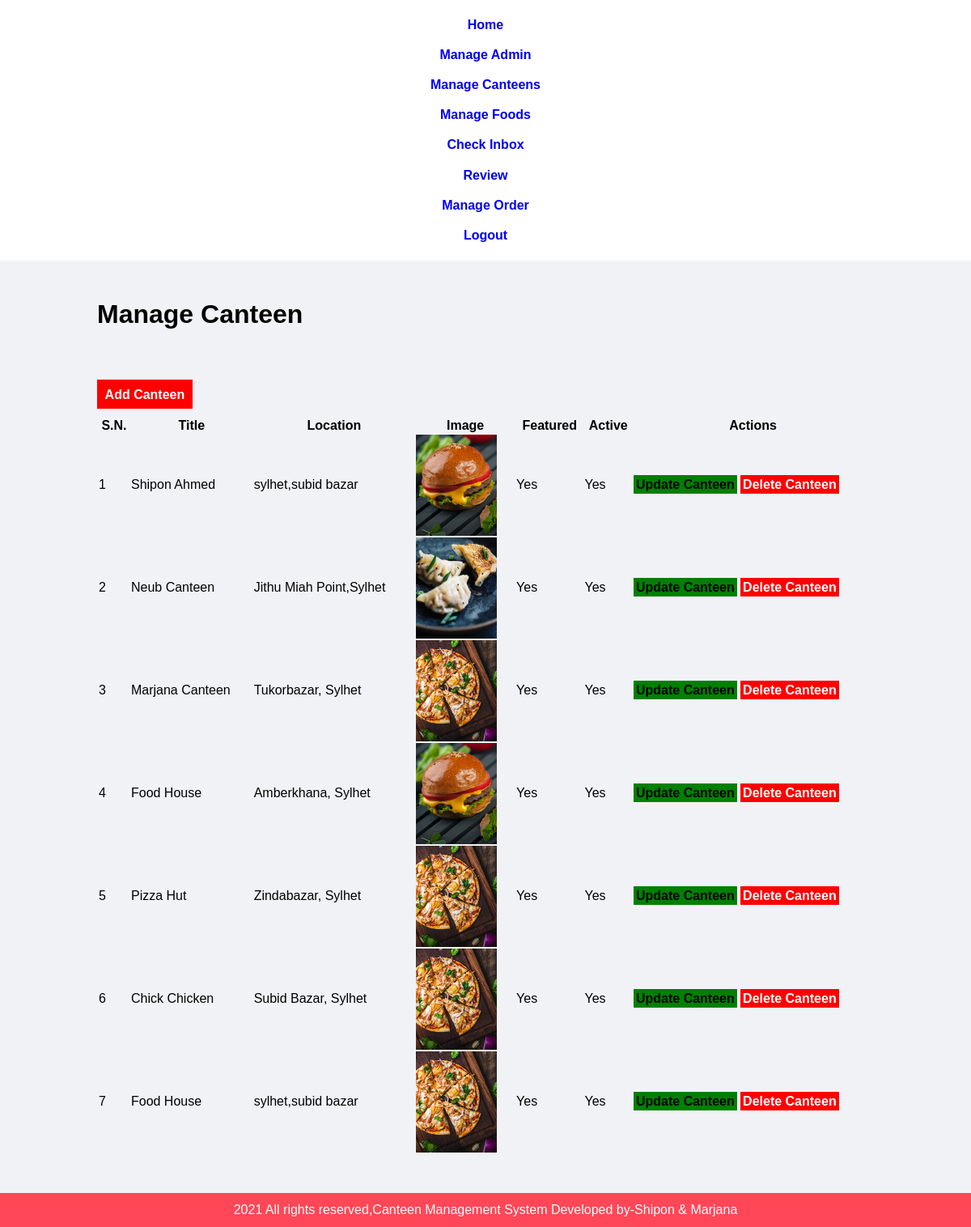
The page /admin/manage-canteen.php (signed in) on the database its author committed.
### tables this page shows
CREATE TABLE `canteen_table` (
  `id` int(10) UNSIGNED NOT NULL,
  `title` varchar(100) NOT NULL,
  `location` varchar(255) NOT NULL,
  `image_name` varchar(255) NOT NULL,
  `featured` varchar(10) NOT NULL,
  `active` varchar(10) NOT NULL
);

### admin/manage-canteen.php (the view, shortened to what this page needs)
<?php include('partials/menu.php');?>
<div class="main-content">
<div class="wrapper">
<h1> Manage Canteen </h1>
<br/> <br/>
        <br> <br>
        <a href="<?php echo SITEURL;?>admin/add-canteen.php" class="btn-primary">Add Canteen</a>
        <br/> <br/>
    <table class="tbl-full">
        <tr>
            <th>S.N.</th>
            <th>Title</th>
            <th>Location</th>
            <th>Image</th>
            <th>Featured</th>
            <th>Active</th>
            <th>Actions</th>
        </tr>
        <?php
            $sql ="SELECT* FROM canteen_table";
            $res = mysqli_query($conn,$sql);
            $count=mysqli_num_rows($res);
            $sn=1;
            if($count>0)
            {
                while($row=mysqli_fetch_assoc($res))
                {
                    $id=$row['id'];
                    $title=$row['title'];
                    $location=$row['location'];
                    $image_name=$row['image_name'];
                    $featured=$row['featured'];
                    $active=$row['active'];
                    ?>
                        <tr>
                                <td><?php echo $sn++; ?></td>
                                <td><?php echo $title; ?></td>
                                <td><?php echo $location; ?></td>
                                <td>
                                <?php
                             if($image_name=="")
                             {
                                echo "<div class='error'>Image Not Added</div>";
                             }
                             else
                             {
                                 ?>
                                 <img src="<?php echo SITEURL; ?>images/canteen/<?php echo $image_name; ?>" width="100px" >
                                 <?php
                             }
                             ?>
                                </td>
                                <td><?php echo $featured; ?></td>
                                <td><?php echo $active; ?></td>
                                <td>
                                    <a href="<?php echo SITEURL; ?>admin/update-canteen.php?id=<?php echo $id; ?>" class="btn-secendary">Update Canteen</a>
                                    <a href="<?php echo SITEURL; ?>admin/delete-canteen.php?id=<?php echo $id;?>&image_name=<?php echo $image_name; ?>" class="btn-danger">Delete Canteen</a>
                                </td>
                            </tr>
                    <?php
                }
            }
            else
            {
                ?>
                <tr>
                    <td colspan="6"><div class="error">No Canteen Added</div></td>
                </tr>
                <?php
            }
        ?>
    </table>
</div>
</div>
<?php include('partials/footer.php');?>

### css/admin.css (style rules this page uses)
* { margin: 0; padding: 0; font-family: Arial, Helvetica, sans-serif; }
.wrapper { padding: 1%; width: 80%; margin: 0 auto; }
.main-content { background-color: #f1f2f6; padding: 3% 0; }
.btn-primary { background-color: red; padding: 1%; color:white; text-decoration: none; font-weight: bold; }
.btn-secendary { background-color: green; padding: 1%; color: black; text-decoration: none; font-weight: bold; }
.btn-danger { background-color: red; padding: 1%; color:white; text-decoration: none; font-weight: bold; }
.tbl-full { width: 100%; }

### rows shown on the page
canteen_table: title "Shipon Ahmed", location "sylhet,subid bazar", image_name (picture), featured "Yes", active "Yes"
canteen_table: title "Neub Canteen", location "Jithu Miah Point,Sylhet", image_name (picture), featured "Yes", active "Yes"
canteen_table: title "Marjana Canteen", location "Tukorbazar, Sylhet", image_name (picture), featured "Yes", active "Yes"
canteen_table: title "Food House", location "Amberkhana, Sylhet", image_name (picture), featured "Yes", active "Yes"
canteen_table: title "Pizza Hut", location "Zindabazar, Sylhet", image_name (picture), featured "Yes", active "Yes"
canteen_table: title "Chick Chicken", location "Subid Bazar, Sylhet", image_name (picture), featured "Yes", active "Yes"
canteen_table: title "Food House", location "sylhet,subid bazar", image_name (picture), featured "Yes", active "Yes"
